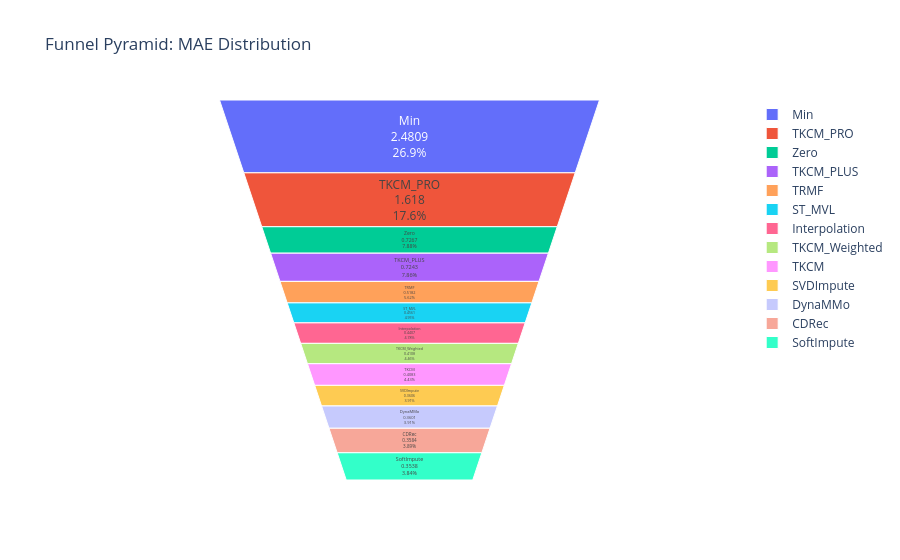

Notebook code cell kept with this figure:
### Code cell
#🔻 Funnel Pyramid (Descending MAE)

import plotly.graph_objects as go

# Sort by MAE descending
sorted_df = results_df.sort_values(by="MAE", ascending=False)

# Make sure MAE is numeric
sorted_df["MAE"] = pd.to_numeric(sorted_df["MAE"], errors="coerce")

# Create Funnelarea chart
fig = go.Figure(go.Funnelarea(
    labels=sorted_df["Method"],
    values=sorted_df["MAE"],
    textinfo="label+value+percent"  # ✅ valid format
))

fig.update_layout(title="Funnel Pyramid: MAE Distribution")
fig.show()

### Figure 1 — Plotly figure (JSON) as saved in the notebook; plotly's stock layout.template omitted (floating-point values rounded to 4 significant figures)
{"data": [{"labels": ["Min", "TKCM_PRO", "Zero", "TKCM_PLUS", "TRMF", "ST_MVL", "Interpolation", "TKCM_Weighted", "TKCM", "SVDImpute", "DynaMMo", "CDRec", "SoftImpute"], "textinfo": "label+value+percent", "type": "funnelarea", "values": [2.481, 1.618, 0.7267, 0.7243, 0.5182, 0.4561, 0.4407, 0.4108, 0.4083, 0.3606, 0.3601, 0.3584, 0.3538]}], "layout": {"title": {"text": "Funnel Pyramid: MAE Distribution"}}}
